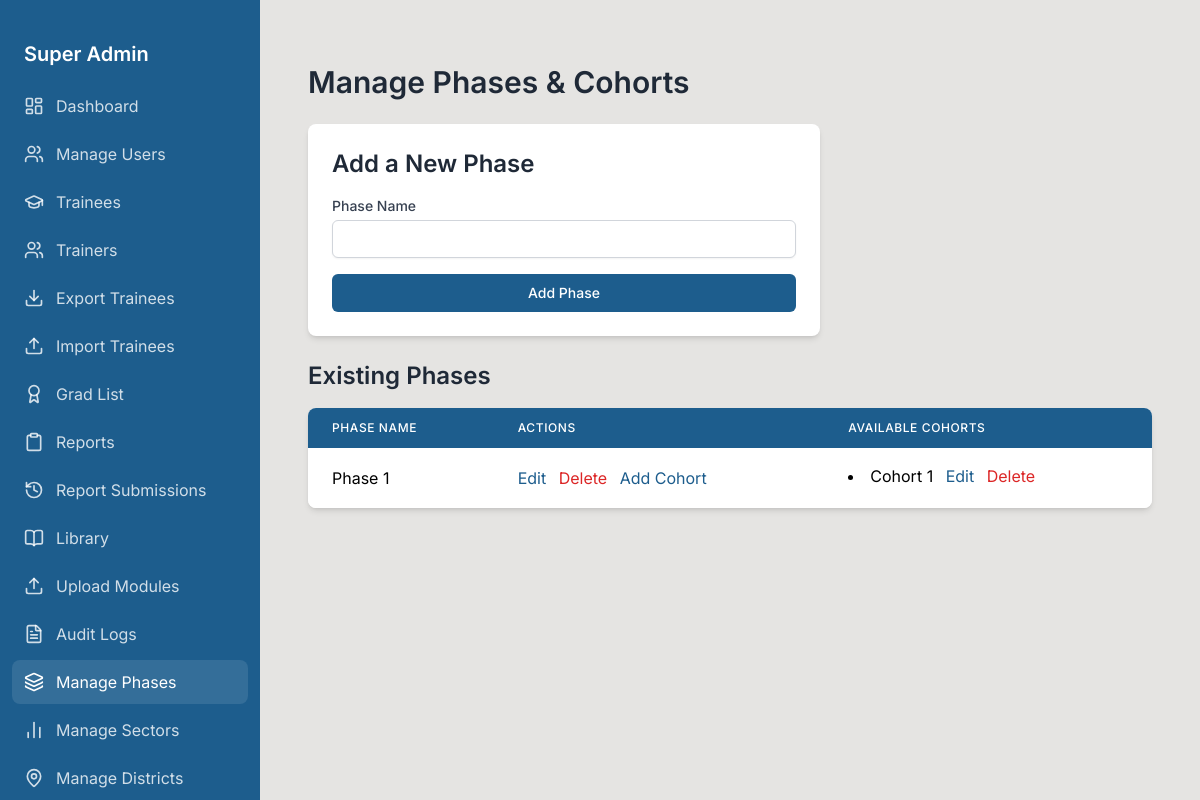
Page /superuser/phases/ (signed in) on the earlier database version.
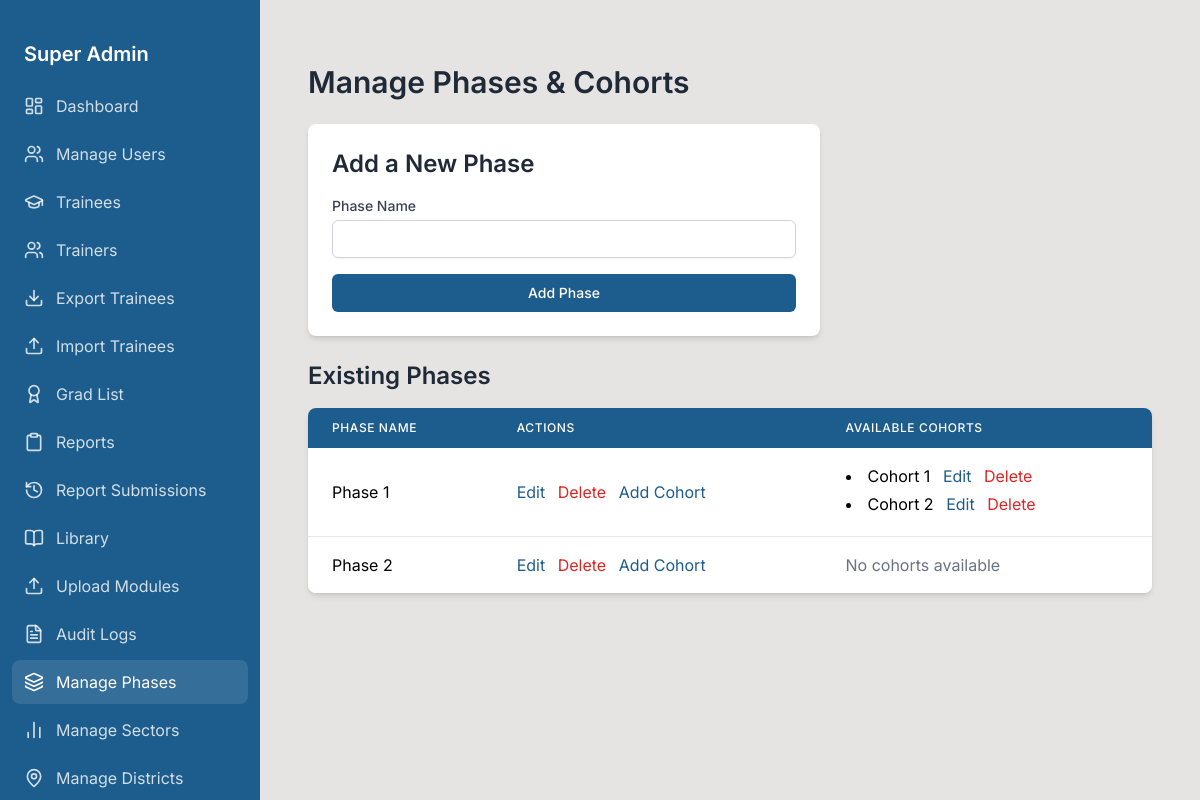
Same page on the later database version.
### urdt_app/models.py (models this page shows, shortened)
class Phase(models.Model):
    name = models.CharField(max_length=100, unique=True)
    created_at = models.DateTimeField(auto_now_add=True)

class Cohort(models.Model):
    phase = models.ForeignKey(Phase, on_delete=models.CASCADE, related_name='cohorts')
    name = models.CharField(max_length=50)
    created_at = models.DateTimeField(auto_now_add=True)

### urdt_app/views.py (the view)
# urls.py: path('superuser/phases/', views.manage_phases, name='manage_phases'),
@login_required
@user_passes_test(superuser_required)
def manage_phases(request):
    phases = Phase.objects.all().order_by('id')
    if request.method == 'POST':
        phase_form = PhaseForm(request.POST)
        if phase_form.is_valid():
            phase_form.save()
            return redirect('manage_phases')
    else:
        phase_form = PhaseForm()
    context = {
        'phases': phases,
        'phase_form': phase_form,
    }
    return render(request, 'superuser/manage_phases.html', context)

### urdt_app/forms.py
class PhaseForm(forms.ModelForm):
    class Meta:
        model = Phase
        fields = ['name']

### urdt_app/context_processors.py (called while the page is built, shortened)
def safeguarding_notifications(request):
    if not request.user.is_authenticated:
        return {}
    user = request.user
    return {}

def dynamic_base_template(request):
    base_template = "base.html"  # Default fallback
    if request.user.is_authenticated:
        role_templates = {
            "SUPER_USER": "superuser/base.html",
            "ADMINISTRATIVE_USER": "adminuser/base.html",
            "SUB_ADMIN": "subadmin/base.html",
            "EPICENTER_MANAGER": "epicentermanager/base.html",
            "SECTOR_LEAD": "sectorlead/base.html",  # Placeholder, refined further below
            "TRAINEE":"trainee/base.html",
            "TRAINER":"trainer/base.html"
        }
        base_template = role_templates.get(request.user.role, "base.html")
    return {"base_template": base_template}

### urdt_app/utils.py (called while the page is built)
def superuser_required(user):
    return user.is_authenticated and user.role == "SUPER_USER"

### templates/superuser/manage_phases.html (shortened to what this page needs)
{% extends 'superuser/base.html' %}
{% block content %}
<div class="container mx-auto px-4 py-8">
  <h1 class="text-3xl font-semibold text-gray-800 mb-6">Manage Phases & Cohorts</h1>
  <div class="bg-white shadow-md rounded-lg p-6 mb-6 w-full max-w-lg">
    <h3 class="text-2xl font-semibold text-gray-800 mb-4">Add a New Phase</h3>
    <form method="post" class="space-y-4">
      <div>
        <label for="id_name" class="block text-sm font-medium text-gray-700">Phase Name</label>
        <input type="text" id="id_name" name="name" required
               class="mt-1 block w-full px-4 py-2 border border-gray-300 rounded-md shadow-sm focus:ring-[#1d5d8d] focus:border-[#1d5d8d] sm:text-sm">
      </div>
      <button type="submit"
              class="w-full py-2 px-4 border border-transparent text-sm font-medium rounded-md text-white bg-[#1d5d8d] hover:bg-[#249428] focus:outline-none focus:ring-2 focus:ring-offset-2 focus:ring-blue-500">
        Add Phase
      </button>
    </form>
  </div>
  <h3 class="text-2xl font-semibold text-gray-800 mb-4">Existing Phases</h3>
  <div class="overflow-x-auto bg-white shadow-md rounded-lg">
    <table class="min-w-full table-auto">
      <thead class="bg-[#1d5d8d] text-white">
        <tr>
          <th class="px-6 py-3 text-left text-xs font-medium uppercase tracking-wider">Phase Name</th>
          <th class="px-6 py-3 text-left text-xs font-medium uppercase tracking-wider">Actions</th>
          <th class="px-6 py-3 text-left text-xs font-medium uppercase tracking-wider">Available Cohorts</th>
        </tr>
      </thead>
      <tbody class="bg-white divide-y divide-gray-200">
        {% for p in phases %}
        <tr class="hover:bg-blue-50">
          <td class="px-6 py-4 whitespace-nowrap">{{ p.name }}</td>
          <td class="px-6 py-4 whitespace-nowrap">
            <a href="{% url 'edit_phase' p.id %}" class="text-[#1d5d8d] hover:text-blue-700 mr-2">Edit</a>
            <a href="{% url 'delete_phase' p.id %}" class="text-red-600 hover:text-red-800 mr-2" onclick="return confirm('Are you sure?');">Delete</a>
            <a href="{% url 'add_cohort' p.id %}" class="text-[#1d5d8d] hover:text-blue-700">Add Cohort</a>
          </td>
          <td class="px-6 py-4 whitespace-nowrap">
            {% if p.cohorts.all %}
              <ul class="list-disc list-inside">
                {% for cohort in p.cohorts.all %}
                  <li class="mb-1">
                    {{ cohort.name }}
                    <a href="{% url 'edit_cohort' cohort.id %}" class="text-[#1d5d8d] hover:text-blue-700 ml-2">Edit</a>
                    <a href="{% url 'delete_cohort' cohort.id %}" class="text-red-600 hover:text-red-800 ml-2" onclick="return confirm('Are you sure?');">Delete</a>
                  </li>
                {% endfor %}
              </ul>
            {% else %}
              <span class="text-gray-500">No cohorts available</span>
            {% endif %}
          </td>
        </tr>
        {% endfor %}
      </tbody>
    </table>
  </div>
</div>
{% endblock content %}

Differences in the rows shown:
added Cohort: name "Cohort 2", shown under Phase "Phase 1"
added Phase: name "Phase 2", shows "No cohorts available"
